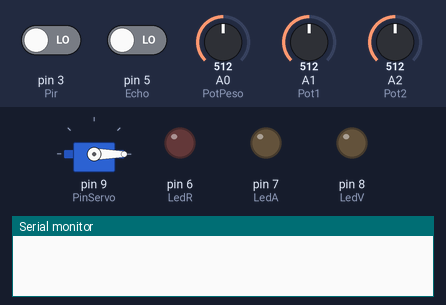
Simulated run of this sketch. Board: Arduino Uno, built with avr-gcc and run on an emulated ATmega328P. Shown: servo, output pins drawn as LEDs (lit = HIGH), the last lines printed to the serial monitor. Inputs (shaded band) come from the test bench; at power-on: pin 3 (Pir) LOW, pin 5 (Echo) LOW, A0 (PotPeso) = 512, A1 (Pot1) = 512, A2 (Pot2) = 512. Pins used as bus, display or sensor lines are not drawn.

Above: at 0.1 s.
At 1.1 s:
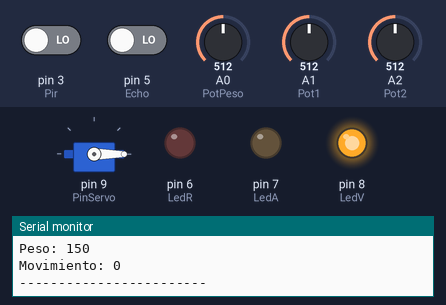
Timing chart, 0 to 2.6 s (numbered marks = the images above):
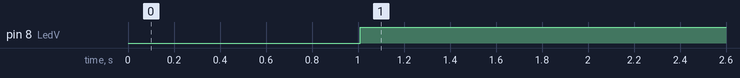

Measured:
- by itself, pin 8 (LedV): LOW → HIGH at 1.0 s

The sketch:

dispensador_de_alimento.ino
```cpp
#include <Servo.h>

Servo servo;

int PinServo = 9;
int Pir = 3;
int Trig = 4;
int Echo = 5;
int LedV = 8;
int LedA = 7;
int LedR = 6;
int PotPeso = A0;
int Pot1 = A1;
int Pot2 = A2;
int PulsoMin = 1500;
int PulsoMax = 2200;
int Distancia;
int Duracion;
int EstadoPir = 0;
int ValorP1;
int PesoMax = 0;
int PesoMin = 0;
int ValorP2;
int ValorMax = 0;
int ValorP;

void setup() {

  servo.attach(PinServo, PulsoMin, PulsoMax);
  pinMode(Trig, OUTPUT);
  pinMode(Echo, INPUT);
  pinMode(LedV, OUTPUT);
  pinMode(LedA, OUTPUT);
  pinMode(LedR, OUTPUT);
  pinMode(Pir, INPUT);
  servo.write(0);
  Serial.begin(9600);
}

void loop() {
  digitalWrite(Trig, HIGH);
  delay(10);
  digitalWrite(Trig, LOW);

  Duracion = pulseIn(Echo, HIGH);
  Distancia = Duracion / 58.2;
  Serial.println(Distancia);

  if(Distancia >=0 && Distancia <= 15){
    digitalWrite(LedV, HIGH);
    digitalWrite(LedA, LOW);
    digitalWrite(LedR, LOW);
  }
  if(Distancia >= 16 && Distancia <= 25){
    digitalWrite(LedV, LOW);
    digitalWrite(LedA, HIGH);
    digitalWrite(LedR, LOW);
  }
  if(Distancia >= 26 && Distancia <= 30){
    digitalWrite(LedV, LOW);
    digitalWrite(LedA, LOW);
    digitalWrite(LedR, HIGH);
  }
  if(Distancia > 31){
    digitalWrite(LedV, LOW);
    digitalWrite(LedA, LOW);
    digitalWrite(LedR, HIGH);
  }


  ValorP1 = analogRead(Pot1);
  PesoMin = map(ValorP1, 0, 1023, 180, 100);
  Serial.print("Peso Minimo: ");
  Serial.println(PesoMin);

  ValorP2 = analogRead(Pot2);
  PesoMax = map(ValorP2, 0, 1023, 250, 180);
  Serial.print("Peso Maximo: ");
  Serial.println(PesoMax);

  ValorP = analogRead(PotPeso);
  int valorPotP = map(ValorP,0,1023,0,300);
  Serial.print("Peso: ");
  Serial.println(valorPotP);

  EstadoPir = digitalRead(Pir);
  Serial.print("Movimiento: ");
  Serial.println(EstadoPir);

  if(EstadoPir == HIGH){
    if(valorPotP <= PesoMin){
      servo.write(90);
      Serial.println("Sirviendo");
    }else if(valorPotP >= PesoMax){
      servo.write(0);
      Serial.println("Cerrado");
    }
  }else{
    servo.write(0);
  }

  Serial.println("------------------------");
  delay(700);

}
```
